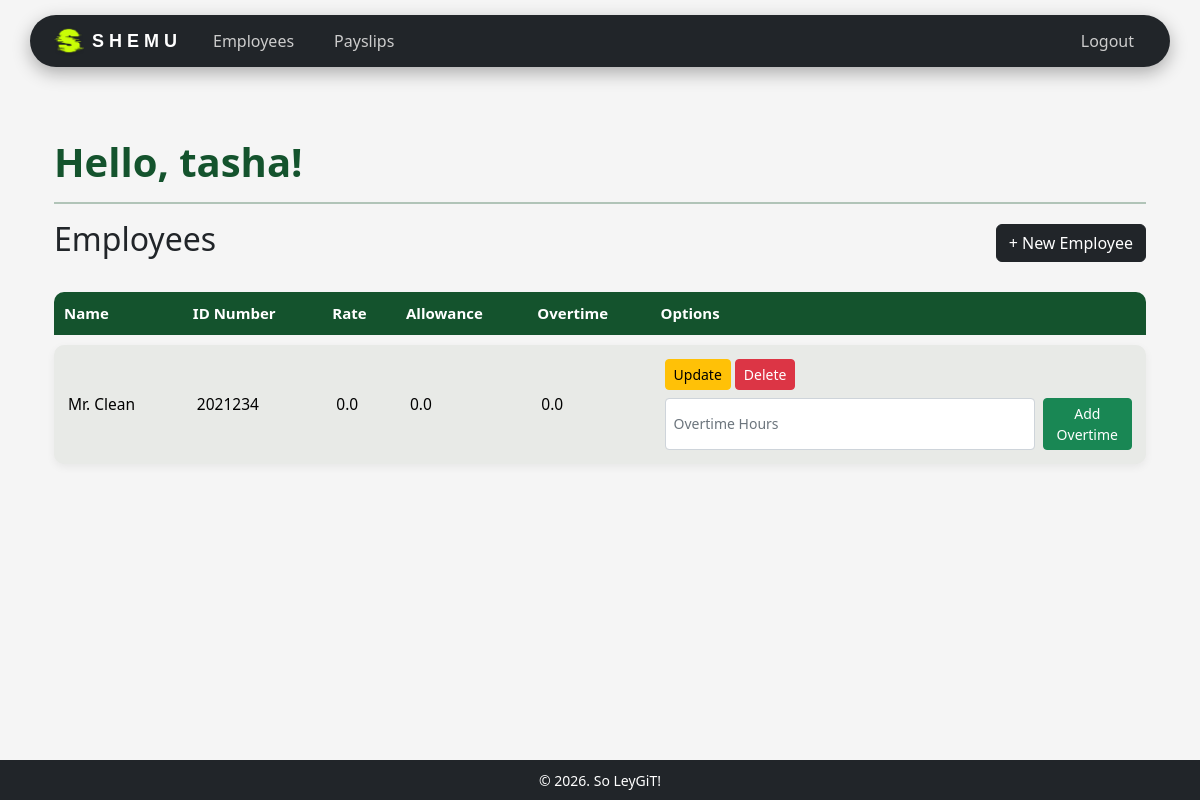
Before: /employees/ (signed in) with the older database file.
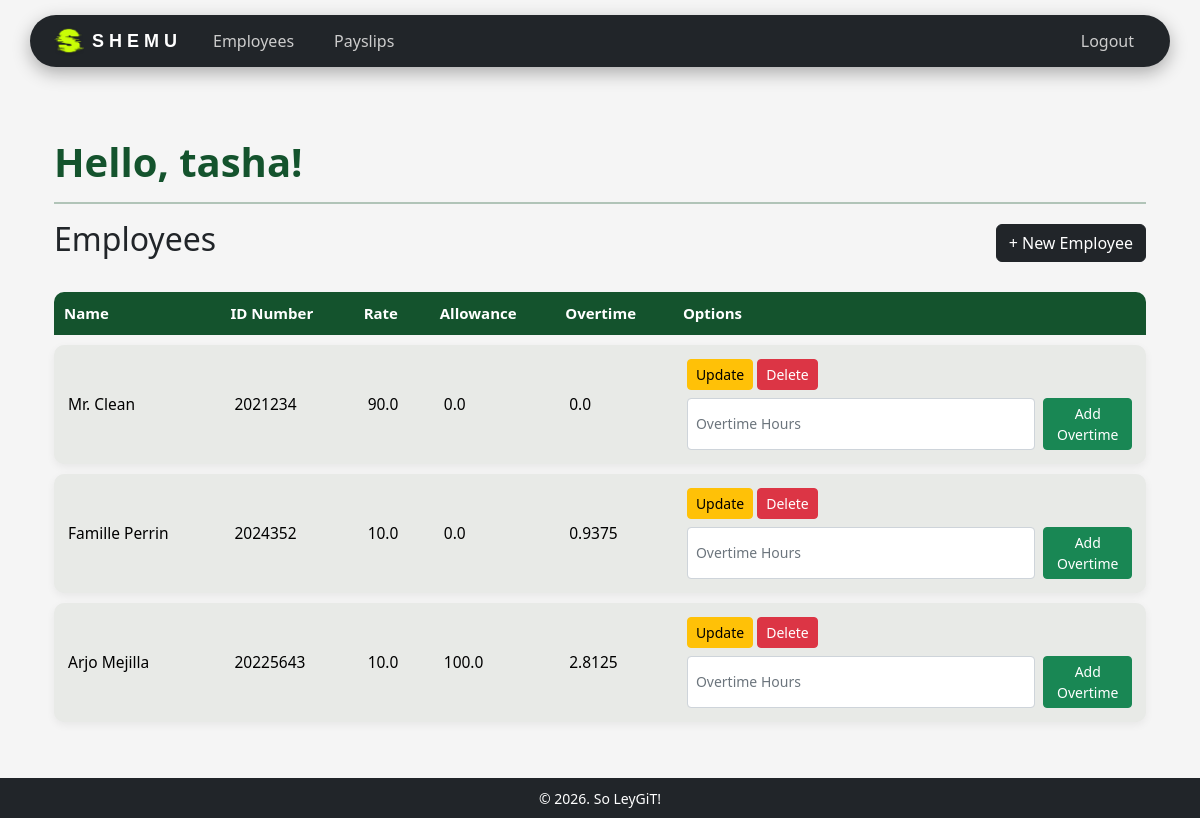
After: the same page with the newer database file.
### payroll_app/models.py (models this page shows, shortened)
class Employee(models.Model):
    user = models.OneToOneField(User, on_delete=models.CASCADE, null=True, blank=True)
    name = models.CharField(max_length=200)
    id_number = models.CharField(max_length=200, primary_key=True) # use <str:pk> when linking here
    rate = models.FloatField()
    overtime_pay = models.FloatField(null=True, blank=True, default=0)
    allowance = models.FloatField(null=True, blank=True, default=0)

### payroll_app/views.py (the view)
# urls.py: path('employees/', views.employee_list, name='employee_list'),
@login_required(login_url='login')
def employee_list(request):
    employees = Employee.objects.all()
    return render(request, 'payroll_app/employees.html', {'employees': employees})

### payroll_app/templates/payroll_app/employees.html (shortened to what this page needs)
{% extends 'payroll_app/base.html' %}
{% block content %}
<div class="container mt-4">
    <h1 class="welcome-text">Hello, {{ user.username }}!</h1>
    <hr>
    <div class="d-flex justify-content-between align-items-center mt-2 mb-3">
        <h2>Employees</h2>
        <a href="{% url 'create_employee' %}" class="btn btn-dark">+ New Employee</a>
    </div>
    <table class="table modern-table">
        <thead class="table-dark">
            <tr>
                <th>Name</th>
                <th>ID Number</th>
                <th>Rate</th>
                <th>Allowance</th>
                <th>Overtime</th>
                <th>Options</th>
            </tr>
        </thead>
        <tbody>
            {% for e in employees %}
            <tr>
                <td>{{ e.name }}</td>
                <td>{{ e.id_number }}</td>
                <td>{{ e.rate }}</td>
                <td>{{ e.allowance }}</td>
                <td>{{ e.overtime_pay }}</td>
                <td>
                    <div class="mb-2">
                        <a href="{% url 'update_employee' pk=e.pk %}" class="btn btn-warning btn-sm">Update</a>
                        <a href="{% url 'delete_employee' pk=e.pk %}" class="btn btn-danger btn-sm">Delete</a>
                    </div>
                    <form method="POST" action="{% url 'add_overtime' pk=e.pk %}" class="d-flex gap-2">
                        <input type="number" step="0.01" min="0" name="hours"
                               class="form-control form-control-sm"
                               placeholder="Overtime Hours" required>
                        <button type="submit" class="btn btn-success btn-sm">
                            Add Overtime
                        </button>
                    </form>
                </td>
            </tr>
            {% empty %}
            <tr>
                <td colspan="6" class="text-center">No employees found.</td>
            </tr>
            {% endfor %}
        </tbody>
    </table>
</div>
{% endblock %}

### payroll_app/templates/payroll_app/base.html (shortened to what this page needs)
{% load static %}
<!DOCTYPE html>
<html lang="en">
<head>
    <link rel="stylesheet" href="{% static 'bootstrap/css/bootstrap.min.css' %}">
    <link rel="stylesheet" href="{% static 'bootstrap/css/custom.css' %}">
</head>
<body class="d-flex flex-column min-vh-100">
    <div class="navbar-wrapper">
    <nav class="navbar navbar-dark bg-dark rounded-nav">
        <div class="container-fluid d-flex align-items-center px-4">
            <div class="d-flex align-items-center">
                <img src="{% static 'bootstrap/images/logo.png' %}" alt="logo" width="30" height="30" class="me-2">
                <span class="brand-text">S H E M U</span>
            </div>
            <div class="d-flex align-items-center ms-4">
                {% if user.is_authenticated %}
                    <a href="{% url 'employee_list' %}"
                       class="nav-btn me-3 text-decoration-none">
                        Employees
                    </a>
                    <a href="#"
                       class="nav-btn text-decoration-none">
                        Payslips
                    </a>
                {% endif %}
            </div>
            <div class="ms-auto">
                {% if user.is_authenticated %}
                    <form method="POST" action="{% url 'logout' %}">
                        <button type="submit"
                                class="nav-btn border-0 text-decoration-none">
                            Logout
                        </button>
                    </form>
                {% endif %}
            </div>
        </div>
    </nav>
</div>
    <div class="container mt-4 flex-grow-1">
        {% block content %}{% endblock %}
    </div>
    <footer class="bg-dark text-white text-center py-2 mt-auto">
        <small>&copy; 2026. So LeyGiT!</small>
    </footer>
</body>
</html>

Changed rows visible on the page:
changed Employee "Mr. Clean": rate "0.0" → "90.0"
added Employee: name "Famille Perrin", id_number "2024352", rate "10.0", allowance "0.0", overtime_pay "0.9375"
added Employee: name "Arjo Mejilla", id_number "20225643", rate "10.0", allowance "100.0", overtime_pay "2.8125"
